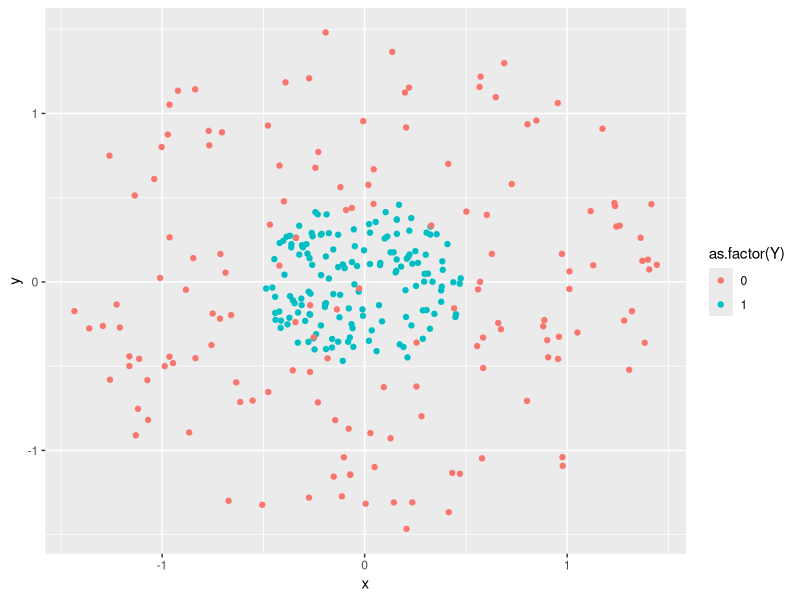
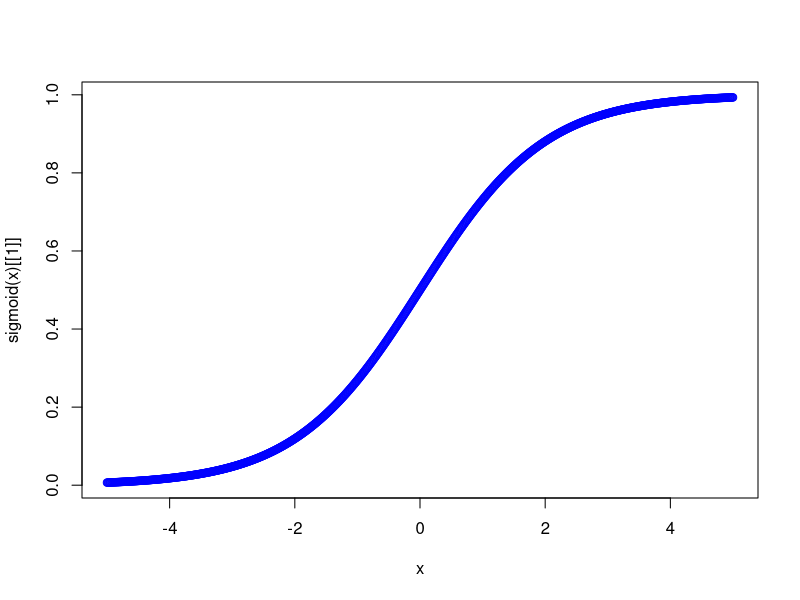
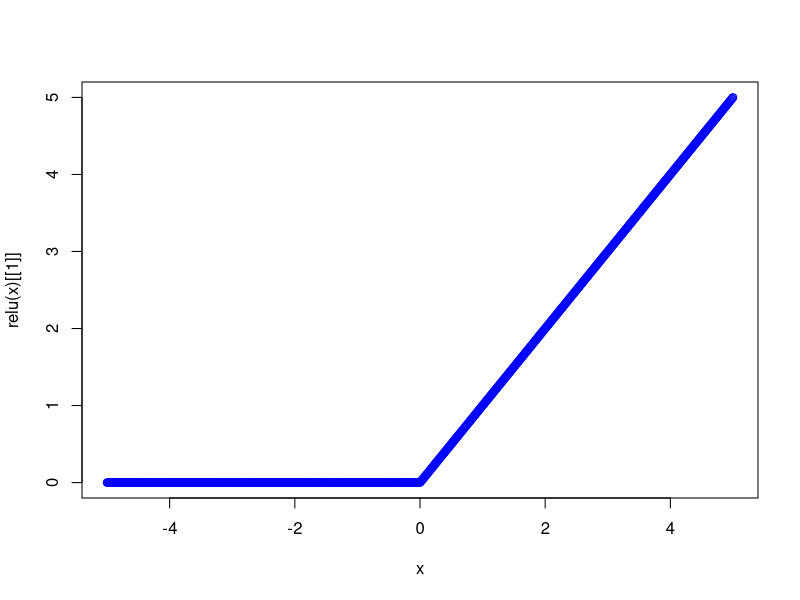

Here is the R script that generated these plots, in order: (Note: this script raises an error after producing the figures.)
# Problema de clasificacion

circulo <- function(x, R, centroX=0, centroY=0){
  r = R * sqrt(runif(x))
  theta = runif(x) * 2 * pi
  x = centroX + r * cos(theta)
  y = centroY + r * sin(theta)
  
  z = data.frame(x = x, y = y)
  return(z)
}

datos1 <- circulo(150,0.5)
datos2 <- circulo(150,1.5)

datos1$Y <- 1
datos2$Y <- 0
datos <- rbind(datos1,datos2)

rm(datos1,datos2, circulo)

library(ggplot2)
ggplot(datos,aes(x,y, col = as.factor(Y))) + geom_point()

X <- as.matrix(datos[,1:2])
Y <- as.matrix(datos[,3])

rm(datos)

# Red neuronal

neurona <- setRefClass(
  "neurona",
  fields = list(
    fun_act = "list",
    numero_conexiones = "numeric",
    numero_neuronas = "numeric",
    W = "matrix",
    b = "numeric"
  ),
  methods = list(
    initialize = function(fun_act, numero_conexiones, numero_neuronas)
    {
      fun_act <<- fun_act
      numero_conexiones <<- numero_conexiones
      numero_neuronas <<- numero_neuronas
      W <<- matrix(runif(numero_conexiones*numero_neuronas),
                   nrow = numero_conexiones)
      b <<- runif(numero_neuronas)
    }
  )
)

# Funcion sigmoide

sigmoid = function(x) {
  y = list() 
  y[[1]] <- 1 / (1 + exp(-x))
  y[[2]] <- x * (1 - x)
  return(y)
}

x <- seq(-5, 5, 0.01)
plot(x, sigmoid(x)[[1]], col='blue')

# Funcion relu

relu <- function(x){
  y <- list()
  y[[1]] <- ifelse(x<0,0,x)
  y[[2]] <- ifelse(x<0,0,1)
  return(y)
}

plot(x, relu(x)[[1]], col='blue')

# Capas de red

n = ncol(X) #Núm de neuronas en la primera capa
capas = c(n, 4, 8, 1) # Número de neuronas en cada capa.
funciones = list(sigmoid, relu, sigmoid) # Función de activación en cada capa

red <- list()

for (i in 1:(length(capas)-1)){
  red[[i]] <- neurona$new(funciones[i],capas[i], capas[i+1])
}

red

# Entrenamiento

entrenar <- function(red, X,Y, coste){
  
  out = list()
  out[[1]] <- append(list(matrix(0,ncol=2,nrow=1)), list(X))
  
  for(i in c(1:(length(red)))){
    z = list((out[[length(out)]][[2]] %*% red[[i]]$W + red[[i]]$b))
    a = list(red[[i]]$fun_act[[1]](z[[1]])[[1]])
    out[[i+1]] <- append(z,a)
  }
  return(out)
}

forward <- entrenar(red, X,Y, coste)
head(forward[[4]][[2]])

# Funcion de coste

coste <- function(Yp,Yr){
  y <- list()
  y[[1]] <- mean((Yp-Yr)^2)
  y[[2]] <- (Yp-Yr)
  return(y)
}

# Back Propagation

delta <- list() 

for (i in rev(1:length(red))){
  z = out[[i+1]][[1]]
  a = out[[i+1]][[2]]
  
  if(i == length(red)){
    delta[[1]] <- coste(a,Y)[[2]] * red[[i]]$fun_act[[1]](a)[[2]]
  } else{
    delta <- list(delta[[1]] %*% t(red[[i]]$W) * red[[i]]$fun_act[[1]](a)[[2]],delta)
  }
}

backprop <- function(out, red, lr = 0.05){
  
  delta <- list() 
  
  for (i in rev(1:length(red))){
    z = out[[i+1]][[1]]
    a = out[[i+1]][[2]]
    
    if(i == length(red)){
      delta[[1]] <- coste(a,Y)[[2]] * red[[i]]$fun_act[[1]](a)[[2]]
    } else{
      delta <- list(delta[[1]] %*% W_temp * red[[i]]$fun_act[[1]](a)[[2]],delta)
    }
    
    W_temp = t(red[[i]]$W)
    
    red[[i]]$b <- red[[i]]$b - mean(delta[[1]]) * lr
    red[[i]]$W <- red[[i]]$W - t(out[[i]][[2]]) %*% delta[[1]] * lr
  }
  x = list()
  x[[1]] <- red
  x[[2]] <- out[[length(out)]][[1]]
  return(x)
  
}

red_neuronal <- function(red, X,Y, coste,lr = 0.05){
  ## Front Prop
  out = list()
  out[[1]] <- append(list(matrix(0,ncol=4,nrow=1)), list(X))
  
  for(i in c(1:(length(red)))){
    z = list((out[[length(out)]][[2]] %*% red[[i]]$W + red[[i]]$b))
    a = list(red[[i]]$fun_act[[1]](z[[1]])[[1]])
    out[[i+1]] <- append(z,a)
  }
  
  
  ## Backprop & Gradient Descent
  delta <- list() 
  
  for (i in rev(1:length(red))){
    z = out[[i+1]][[1]]
    a = out[[i+1]][[2]]
    
    if(i == length(red)){
      delta[[1]] <- coste(a,Y)[[2]] * red[[i]]$fun_act[[1]](a)[[2]]
    } else{
      delta <- list(delta[[1]] %*% W_temp * red[[i]]$fun_act[[1]](a)[[2]],delta)
    }
    
    W_temp = t(red[[i]]$W)
    
    red[[i]]$b <- red[[i]]$b - mean(delta[[1]]) * lr
    red[[i]]$W <- red[[i]]$W - t(out[[i]][[2]]) %*% delta[[1]] * lr
    
  }
  return(out[[length(out)]][[2]])
  
}
